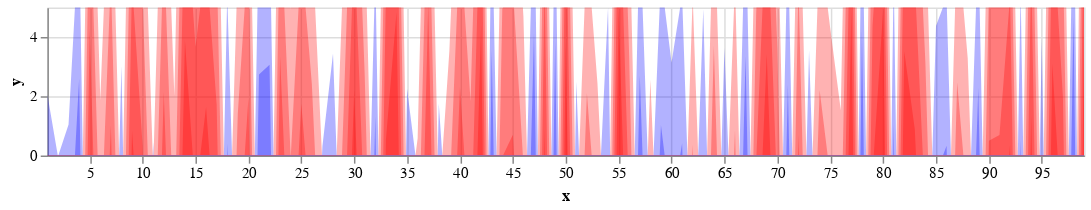

The notebook cell this image was saved under:
### Code cell
r.properties(
    width=700,
    height=100
)

### Figure 1 — Vega-Lite specification as saved in the notebook (floating-point values rounded to 4 significant figures)
{"$schema": "https://vega.github.io/schema/vega-lite/v3.4.0.json", "config": {"mark": {"tooltip": null}, "view": {"height": 300, "width": 400}}, "data": {"name": "data-0ad069b5b4f4e8944fd499766b63abad"}, "datasets": {"data-0ad069b5b4f4e8944fd499766b63abad": [{"neg_level0": -2.052, "neg_level1": -7.036, "neg_level2": -12.02, "neg_level3": -17.0, "neg_level4": -21.99, "negative": false, "pos_level0": 2.052, "pos_level1": -2.932, "pos_level2": -7.916, "pos_level3": -12.9, "pos_level4": -17.88, "x": 1, "y": 2.052}, {"neg_level0": 0.03399, "neg_level1": -4.95, "neg_level2": -9.934, "neg_level3": -14.92, "neg_level4": -19.9, "negative": true, "pos_level0": -0.03399, "pos_level1": -5.018, "pos_level2": -10.0, "pos_level3": -14.99, "pos_level4": -19.97, "x": 2, "y": -0.03399}, {"neg_level0": -1.047, "neg_level1": -6.03, "neg_level2": -11.01, "neg_level3": -16.0, "neg_level4": -20.98, "negative": false, "pos_level0": 1.047, "pos_level1": -3.937, "pos_level2": -8.921, "pos_level3": -13.91, "pos_level4": -18.89, "x": 3, "y": 1.047}, {"neg_level0": -7.579, "neg_level1": -12.56, "neg_level2": -17.55, "neg_level3": -22.53, "neg_level4": -27.51, "negative": false, "pos_level0": 7.579, "pos_level1": 2.595, "pos_level2": -2.389, "pos_level3": -7.373, "pos_level4": -12.36, "x": 4, "y": 7.579}, {"neg_level0": 14.25, "neg_level1": 9.263, "neg_level2": 4.279, "neg_level3": -0.7053, "neg_level4": -5.689, "negative": true, "pos_level0": -14.25, "pos_level1": -19.23, "pos_level2": -24.21, "pos_level3": -29.2, "pos_level4": -34.18, "x": 5, "y": -14.25}, {"neg_level0": 1.87, "neg_level1": -3.113, "neg_level2": -8.097, "neg_level3": -13.08, "neg_level4": -18.07, "negative": true, "pos_level0": -1.87, "pos_level1": -6.854, "pos_level2": -11.84, "pos_level3": -16.82, "pos_level4": -21.81, "x": 6, "y": -1.87}, {"neg_level0": 10.98, "neg_level1": 5.998, "neg_level2": 1.014, "neg_level3": -3.97, "neg_level4": -8.954, "negative": true, "pos_level0": -10.98, "pos_level1": -15.97, "pos_level2": -20.95, "pos_level3": -25.93, "pos_level4": -30.92, "x": 7, "y": -10.98}, {"neg_level0": -3.024, "neg_level1": -8.008, "neg_level2": -12.99, "neg_level3": -17.98, "neg_level4": -22.96, "negative": false, "pos_level0": 3.024, "pos_level1": -1.96, "pos_level2": -6.944, "pos_level3": -11.93, "pos_level4": -16.91, "x": 8, "y": 3.024}, {"neg_level0": 15.79, "neg_level1": 10.81, "neg_level2": 5.825, "neg_level3": 0.8408, "neg_level4": -4.143, "negative": true, "pos_level0": -15.79, "pos_level1": -20.78, "pos_level2": -25.76, "pos_level3": -30.74, "pos_level4": -35.73, "x": 9, "y": -15.79}, {"neg_level0": 10.3, "neg_level1": 5.32, "neg_level2": 0.3362, "neg_level3": -4.648, "neg_level4": -9.632, "negative": true, "pos_level0": -10.3, "pos_level1": -15.29, "pos_level2": -20.27, "pos_level3": -25.26, "pos_level4": -30.24, "x": 10, "y": -10.3}, {"neg_level0": -0.446, "neg_level1": -5.43, "neg_level2": -10.41, "neg_level3": -15.4, "neg_level4": -20.38, "negative": false, "pos_level0": 0.446, "pos_level1": -4.538, "pos_level2": -9.522, "pos_level3": -14.51, "pos_level4": -19.49, "x": 11, "y": 0.446}, {"neg_level0": 12.12, "neg_level1": 7.133, "neg_level2": 2.149, "neg_level3": -2.835, "neg_level4": -7.819, "negative": true, "pos_level0": -12.12, "pos_level1": -17.1, "pos_level2": -22.08, "pos_level3": -27.07, "pos_level4": -32.05, "x": 12, "y": -12.12}, {"neg_level0": 2.013, "neg_level1": -2.971, "neg_level2": -7.955, "neg_level3": -12.94, "neg_level4": -17.92, "negative": true, "pos_level0": -2.013, "pos_level1": -6.997, "pos_level2": -11.98, "pos_level3": -16.97, "pos_level4": -21.95, "x": 13, "y": -2.013}, {"neg_level0": 18.85, "neg_level1": 13.87, "neg_level2": 8.883, "neg_level3": 3.899, "neg_level4": -1.085, "negative": true, "pos_level0": -18.85, "pos_level1": -23.83, "pos_level2": -28.82, "pos_level3": -33.8, "pos_level4": -38.79, "x": 14, "y": -18.85}, {"neg_level0": 13.63, "neg_level1": 8.644, "neg_level2": 3.66, "neg_level3": -1.324, "neg_level4": -6.308, "negative": true, "pos_level0": -13.63, "pos_level1": -18.61, "pos_level2": -23.6, "pos_level3": -28.58, "pos_level4": -33.56, "x": 15, "y": -13.63}, {"neg_level0": 16.59, "neg_level1": 11.61, "neg_level2": 6.624, "neg_level3": 1.64, "neg_level4": -3.344, "negative": true, "pos_level0": -16.59, "pos_level1": -21.58, "pos_level2": -26.56, "pos_level3": -31.54, "pos_level4": -36.53, "x": 16, "y": -16.59}, {"neg_level0": 11.69, "neg_level1": 6.702, "neg_level2": 1.718, "neg_level3": -3.266, "neg_level4": -8.25, "negative": true, "pos_level0": -11.69, "pos_level1": -16.67, "pos_level2": -21.65, "pos_level3": -26.64, "pos_level4": -31.62, "x": 17, "y": -11.69}, {"neg_level0": -5.404, "neg_level1": -10.39, "neg_level2": -15.37, "neg_level3": -20.36, "neg_level4": -25.34, "negative": false, "pos_level0": 5.404, "pos_level1": 0.4197, "pos_level2": -4.564, "pos_level3": -9.548, "pos_level4": -14.53, "x": 18, "y": 5.404}, {"neg_level0": 6.395, "neg_level1": 1.411, "neg_level2": -3.573, "neg_level3": -8.557, "neg_level4": -13.54, "negative": true, "pos_level0": -6.395, "pos_level1": -11.38, "pos_level2": -16.36, "pos_level3": -21.35, "pos_level4": -26.33, "x": 19, "y": -6.395}, {"neg_level0": 11.9, "neg_level1": 6.915, "neg_level2": 1.931, "neg_level3": -3.053, "neg_level4": -8.037, "negative": true, "pos_level0": -11.9, "pos_level1": -16.88, "pos_level2": -21.87, "pos_level3": -26.85, "pos_level4": -31.83, "x": 20, "y": -11.9}, {"neg_level0": -7.708, "neg_level1": -12.69, "neg_level2": -17.68, "neg_level3": -22.66, "neg_level4": -27.64, "negative": false, "pos_level0": 7.708, "pos_level1": 2.724, "pos_level2": -2.26, "pos_level3": -7.244, "pos_level4": -12.23, "x": 21, "y": 7.708}, {"neg_level0": -8.037, "neg_level1": -13.02, "neg_level2": -18.0, "neg_level3": -22.99, "neg_level4": -27.97, "negative": false, "pos_level0": 8.037, "pos_level1": 3.053, "pos_level2": -1.931, "pos_level3": -6.915, "pos_level4": -11.9, "x": 22, "y": 8.037}, {"neg_level0": 13.3, "neg_level1": 8.317, "neg_level2": 3.333, "neg_level3": -1.651, "neg_level4": -6.635, "negative": true, "pos_level0": -13.3, "pos_level1": -18.29, "pos_level2": -23.27, "pos_level3": -28.25, "pos_level4": -33.24, "x": 23, "y": -13.3}, {"neg_level0": 4.909, "neg_level1": -0.07539, "neg_level2": -5.059, "neg_level3": -10.04, "neg_level4": -15.03, "negative": true, "pos_level0": -4.909, "pos_level1": -9.893, "pos_level2": -14.88, "pos_level3": -19.86, "pos_level4": -24.84, "x": 24, "y": -4.909}, {"neg_level0": 11.72, "neg_level1": 6.736, "neg_level2": 1.752, "neg_level3": -3.232, "neg_level4": -8.216, "negative": true, "pos_level0": -11.72, "pos_level1": -16.7, "pos_level2": -21.69, "pos_level3": -26.67, "pos_level4": -31.66, "x": 25, "y": -11.72}, {"neg_level0": 7.39, "neg_level1": 2.406, "neg_level2": -2.578, "neg_level3": -7.562, "neg_level4": -12.55, "negative": true, "pos_level0": -7.39, "pos_level1": -12.37, "pos_level2": -17.36, "pos_level3": -22.34, "pos_level4": -27.33, "x": 26, "y": -7.39}, {"neg_level0": -0.3196, "neg_level1": -5.304, "neg_level2": -10.29, "neg_level3": -15.27, "neg_level4": -20.26, "negative": false, "pos_level0": 0.3196, "pos_level1": -4.664, "pos_level2": -9.648, "pos_level3": -14.63, "pos_level4": -19.62, "x": 27, "y": 0.3196}, {"neg_level0": -3.432, "neg_level1": -8.416, "neg_level2": -13.4, "neg_level3": -18.38, "neg_level4": -23.37, "negative": false, "pos_level0": 3.432, "pos_level1": -1.552, "pos_level2": -6.536, "pos_level3": -11.52, "pos_level4": -16.5, "x": 28, "y": 3.432}, {"neg_level0": 6.481, "neg_level1": 1.497, "neg_level2": -3.487, "neg_level3": -8.471, "neg_level4": -13.45, "negative": true, "pos_level0": -6.481, "pos_level1": -11.47, "pos_level2": -16.45, "pos_level3": -21.43, "pos_level4": -26.42, "x": 29, "y": -6.481}, {"neg_level0": 17.17, "neg_level1": 12.19, "neg_level2": 7.203, "neg_level3": 2.219, "neg_level4": -2.765, "negative": true, "pos_level0": -17.17, "pos_level1": -22.15, "pos_level2": -27.14, "pos_level3": -32.12, "pos_level4": -37.11, "x": 30, "y": -17.17}, {"neg_level0": 7.672, "neg_level1": 2.688, "neg_level2": -2.296, "neg_level3": -7.28, "neg_level4": -12.26, "negative": true, "pos_level0": -7.672, "pos_level1": -12.66, "pos_level2": -17.64, "pos_level3": -22.62, "pos_level4": -27.61, "x": 31, "y": -7.672}, {"neg_level0": -6.31, "neg_level1": -11.29, "neg_level2": -16.28, "neg_level3": -21.26, "neg_level4": -26.25, "negative": false, "pos_level0": 6.31, "pos_level1": 1.326, "pos_level2": -3.658, "pos_level3": -8.642, "pos_level4": -13.63, "x": 32, "y": 6.31}, {"neg_level0": 15.48, "neg_level1": 10.5, "neg_level2": 5.516, "neg_level3": 0.5317, "neg_level4": -4.452, "negative": true, "pos_level0": -15.48, "pos_level1": -20.47, "pos_level2": -25.45, "pos_level3": -30.44, "pos_level4": -35.42, "x": 33, "y": -15.48}, {"neg_level0": 19.78, "neg_level1": 14.8, "neg_level2": 9.816, "neg_level3": 4.832, "neg_level4": -0.1523, "negative": true, "pos_level0": -19.78, "pos_level1": -24.77, "pos_level2": -29.75, "pos_level3": -34.74, "pos_level4": -39.72, "x": 34, "y": -19.78}, {"neg_level0": -2.248, "neg_level1": -7.232, "neg_level2": -12.22, "neg_level3": -17.2, "neg_level4": -22.18, "negative": false, "pos_level0": 2.248, "pos_level1": -2.736, "pos_level2": -7.72, "pos_level3": -12.7, "pos_level4": -17.69, "x": 35, "y": 2.248}, {"neg_level0": 0.5825, "neg_level1": -4.401, "neg_level2": -9.385, "neg_level3": -14.37, "neg_level4": -19.35, "negative": true, "pos_level0": -0.5825, "pos_level1": -5.566, "pos_level2": -10.55, "pos_level3": -15.53, "pos_level4": -20.52, "x": 36, "y": -0.5825}, {"neg_level0": 15.07, "neg_level1": 10.09, "neg_level2": 5.103, "neg_level3": 0.1192, "neg_level4": -4.865, "negative": true, "pos_level0": -15.07, "pos_level1": -20.06, "pos_level2": -25.04, "pos_level3": -30.02, "pos_level4": -35.01, "x": 37, "y": -15.07}, {"neg_level0": -1.743, "neg_level1": -6.727, "neg_level2": -11.71, "neg_level3": -16.69, "neg_level4": -21.68, "negative": false, "pos_level0": 1.743, "pos_level1": -3.241, "pos_level2": -8.225, "pos_level3": -13.21, "pos_level4": -18.19, "x": 38, "y": 1.743}, {"neg_level0": 3.527, "neg_level1": -1.457, "neg_level2": -6.441, "neg_level3": -11.43, "neg_level4": -16.41, "negative": true, "pos_level0": -3.527, "pos_level1": -8.511, "pos_level2": -13.49, "pos_level3": -18.48, "pos_level4": -23.46, "x": 39, "y": -3.527}, {"neg_level0": 12.28, "neg_level1": 7.293, "neg_level2": 2.309, "neg_level3": -2.675, "neg_level4": -7.659, "negative": true, "pos_level0": -12.28, "pos_level1": -17.26, "pos_level2": -22.24, "pos_level3": -27.23, "pos_level4": -32.21, "x": 40, "y": -12.28}, {"neg_level0": 6.817, "neg_level1": 1.833, "neg_level2": -3.151, "neg_level3": -8.135, "neg_level4": -13.12, "negative": true, "pos_level0": -6.817, "pos_level1": -11.8, "pos_level2": -16.78, "pos_level3": -21.77, "pos_level4": -26.75, "x": 41, "y": -6.817}, {"neg_level0": 19.35, "neg_level1": 14.37, "neg_level2": 9.386, "neg_level3": 4.402, "neg_level4": -0.5824, "negative": true, "pos_level0": -19.35, "pos_level1": -24.34, "pos_level2": -29.32, "pos_level3": -34.31, "pos_level4": -39.29, "x": 42, "y": -19.35}, {"neg_level0": -8.534, "neg_level1": -13.52, "neg_level2": -18.5, "neg_level3": -23.49, "neg_level4": -28.47, "negative": false, "pos_level0": 8.534, "pos_level1": 3.55, "pos_level2": -1.434, "pos_level3": -6.418, "pos_level4": -11.4, "x": 43, "y": 8.534}, {"neg_level0": 9.918, "neg_level1": 4.934, "neg_level2": -0.0498, "neg_level3": -5.034, "neg_level4": -10.02, "negative": true, "pos_level0": -9.918, "pos_level1": -14.9, "pos_level2": -19.89, "pos_level3": -24.87, "pos_level4": -29.85, "x": 44, "y": -9.918}, {"neg_level0": 10.67, "neg_level1": 5.682, "neg_level2": 0.6981, "neg_level3": -4.286, "neg_level4": -9.27, "negative": true, "pos_level0": -10.67, "pos_level1": -15.65, "pos_level2": -20.63, "pos_level3": -25.62, "pos_level4": -30.6, "x": 45, "y": -10.67}, {"neg_level0": 4.675, "neg_level1": -0.3091, "neg_level2": -5.293, "neg_level3": -10.28, "neg_level4": -15.26, "negative": true, "pos_level0": -4.675, "pos_level1": -9.659, "pos_level2": -14.64, "pos_level3": -19.63, "pos_level4": -24.61, "x": 46, "y": -4.675}, {"neg_level0": -9.137, "neg_level1": -14.12, "neg_level2": -19.1, "neg_level3": -24.09, "neg_level4": -29.07, "negative": false, "pos_level0": 9.137, "pos_level1": 4.153, "pos_level2": -0.8311, "pos_level3": -5.815, "pos_level4": -10.8, "x": 47, "y": 9.137}, {"neg_level0": 15.85, "neg_level1": 10.87, "neg_level2": 5.887, "neg_level3": 0.903, "neg_level4": -4.081, "negative": true, "pos_level0": -15.85, "pos_level1": -20.84, "pos_level2": -25.82, "pos_level3": -30.81, "pos_level4": -35.79, "x": 48, "y": -15.85}, {"neg_level0": -8.843, "neg_level1": -13.83, "neg_level2": -18.81, "neg_level3": -23.79, "neg_level4": -28.78, "negative": false, "pos_level0": 8.843, "pos_level1": 3.859, "pos_level2": -1.125, "pos_level3": -6.109, "pos_level4": -11.09, "x": 49, "y": 8.843}, {"neg_level0": 18.82, "neg_level1": 13.84, "neg_level2": 8.855, "neg_level3": 3.871, "neg_level4": -1.113, "negative": true, "pos_level0": -18.82, "pos_level1": -23.81, "pos_level2": -28.79, "pos_level3": -33.77, "pos_level4": -38.76, "x": 50, "y": -18.82}, {"neg_level0": -2.491, "neg_level1": -7.475, "neg_level2": -12.46, "neg_level3": -17.44, "neg_level4": -22.43, "negative": false, "pos_level0": 2.491, "pos_level1": -2.493, "pos_level2": -7.477, "pos_level3": -12.46, "pos_level4": -17.44, "x": 51, "y": 2.491}, {"neg_level0": 7.09, "neg_level1": 2.106, "neg_level2": -2.878, "neg_level3": -7.862, "neg_level4": -12.85, "negative": true, "pos_level0": -7.09, "pos_level1": -12.07, "pos_level2": -17.06, "pos_level3": -22.04, "pos_level4": -27.03, "x": 52, "y": -7.09}, {"neg_level0": 2.423, "neg_level1": -2.561, "neg_level2": -7.545, "neg_level3": -12.53, "neg_level4": -17.51, "negative": true, "pos_level0": -2.423, "pos_level1": -7.407, "pos_level2": -12.39, "pos_level3": -17.38, "pos_level4": -22.36, "x": 53, "y": -2.423}, {"neg_level0": -4.992, "neg_level1": -9.976, "neg_level2": -14.96, "neg_level3": -19.94, "neg_level4": -24.93, "negative": false, "pos_level0": 4.992, "pos_level1": 0.008316, "pos_level2": -4.976, "pos_level3": -9.96, "pos_level4": -14.94, "x": 54, "y": 4.992}, {"neg_level0": 19.94, "neg_level1": 14.95, "neg_level2": 9.968, "neg_level3": 4.984, "neg_level4": 0, "negative": true, "pos_level0": -19.94, "pos_level1": -24.92, "pos_level2": -29.9, "pos_level3": -34.89, "pos_level4": -39.87, "x": 55, "y": -19.94}, {"neg_level0": 8.292, "neg_level1": 3.308, "neg_level2": -1.676, "neg_level3": -6.66, "neg_level4": -11.64, "negative": true, "pos_level0": -8.292, "pos_level1": -13.28, "pos_level2": -18.26, "pos_level3": -23.24, "pos_level4": -28.23, "x": 56, "y": -8.292}, {"neg_level0": -7.684, "neg_level1": -12.67, "neg_level2": -17.65, "neg_level3": -22.64, "neg_level4": -27.62, "negative": false, "pos_level0": 7.684, "pos_level1": 2.7, "pos_level2": -2.284, "pos_level3": -7.268, "pos_level4": -12.25, "x": 57, "y": 7.684}, {"neg_level0": 2.549, "neg_level1": -2.435, "neg_level2": -7.419, "neg_level3": -12.4, "neg_level4": -17.39, "negative": true, "pos_level0": -2.549, "pos_level1": -7.533, "pos_level2": -12.52, "pos_level3": -17.5, "pos_level4": -22.48, "x": 58, "y": -2.549}, {"neg_level0": -6.007, "neg_level1": -10.99, "neg_level2": -15.97, "neg_level3": -20.96, "neg_level4": -25.94, "negative": false, "pos_level0": 6.007, "pos_level1": 1.023, "pos_level2": -3.961, "pos_level3": -8.945, "pos_level4": -13.93, "x": 59, "y": 6.007}, {"neg_level0": -3.131, "neg_level1": -8.115, "neg_level2": -13.1, "neg_level3": -18.08, "neg_level4": -23.07, "negative": false, "pos_level0": 3.131, "pos_level1": -1.853, "pos_level2": -6.837, "pos_level3": -11.82, "pos_level4": -16.8, "x": 60, "y": 3.131}, {"neg_level0": -5.4, "neg_level1": -10.38, "neg_level2": -15.37, "neg_level3": -20.35, "neg_level4": -25.34, "negative": false, "pos_level0": 5.4, "pos_level1": 0.4159, "pos_level2": -4.568, "pos_level3": -9.552, "pos_level4": -14.54, "x": 61, "y": 5.4}, {"neg_level0": 5.354, "neg_level1": 0.3702, "neg_level2": -4.614, "neg_level3": -9.598, "neg_level4": -14.58, "negative": true, "pos_level0": -5.354, "pos_level1": -10.34, "pos_level2": -15.32, "pos_level3": -20.31, "pos_level4": -25.29, "x": 62, "y": -5.354}, {"neg_level0": -4.93, "neg_level1": -9.914, "neg_level2": -14.9, "neg_level3": -19.88, "neg_level4": -24.87, "negative": false, "pos_level0": 4.93, "pos_level1": -0.05428, "pos_level2": -5.038, "pos_level3": -10.02, "pos_level4": -15.01, "x": 63, "y": 4.93}, {"neg_level0": 8.682, "neg_level1": 3.698, "neg_level2": -1.286, "neg_level3": -6.27, "neg_level4": -11.25, "negative": true, "pos_level0": -8.682, "pos_level1": -13.67, "pos_level2": -18.65, "pos_level3": -23.63, "pos_level4": -28.62, "x": 64, "y": -8.682}, {"neg_level0": -3.627, "neg_level1": -8.611, "neg_level2": -13.6, "neg_level3": -18.58, "neg_level4": -23.56, "negative": false, "pos_level0": 3.627, "pos_level1": -1.357, "pos_level2": -6.341, "pos_level3": -11.32, "pos_level4": -16.31, "x": 65, "y": 3.627}, {"neg_level0": 5.849, "neg_level1": 0.8649, "neg_level2": -4.119, "neg_level3": -9.103, "neg_level4": -14.09, "negative": true, "pos_level0": -5.849, "pos_level1": -10.83, "pos_level2": -15.82, "pos_level3": -20.8, "pos_level4": -25.78, "x": 66, "y": -5.849}, {"neg_level0": -8.339, "neg_level1": -13.32, "neg_level2": -18.31, "neg_level3": -23.29, "neg_level4": -28.27, "negative": false, "pos_level0": 8.339, "pos_level1": 3.355, "pos_level2": -1.629, "pos_level3": -6.613, "pos_level4": -11.6, "x": 67, "y": 8.339}, {"neg_level0": 9.75, "neg_level1": 4.766, "neg_level2": -0.218, "neg_level3": -5.202, "neg_level4": -10.19, "negative": true, "pos_level0": -9.75, "pos_level1": -14.73, "pos_level2": -19.72, "pos_level3": -24.7, "pos_level4": -29.69, "x": 68, "y": -9.75}, {"neg_level0": 18.38, "neg_level1": 13.4, "neg_level2": 8.412, "neg_level3": 3.428, "neg_level4": -1.556, "negative": true, "pos_level0": -18.38, "pos_level1": -23.36, "pos_level2": -28.35, "pos_level3": -33.33, "pos_level4": -38.32, "x": 69, "y": -18.38}, {"neg_level0": 8.605, "neg_level1": 3.621, "neg_level2": -1.363, "neg_level3": -6.347, "neg_level4": -11.33, "negative": true, "pos_level0": -8.605, "pos_level1": -13.59, "pos_level2": -18.57, "pos_level3": -23.56, "pos_level4": -28.54, "x": 70, "y": -8.605}, {"neg_level0": -7.378, "neg_level1": -12.36, "neg_level2": -17.35, "neg_level3": -22.33, "neg_level4": -27.31, "negative": false, "pos_level0": 7.378, "pos_level1": 2.394, "pos_level2": -2.59, "pos_level3": -7.574, "pos_level4": -12.56, "x": 71, "y": 7.378}, {"neg_level0": 10.67, "neg_level1": 5.69, "neg_level2": 0.7057, "neg_level3": -4.278, "neg_level4": -9.262, "negative": true, "pos_level0": -10.67, "pos_level1": -15.66, "pos_level2": -20.64, "pos_level3": -25.63, "pos_level4": -30.61, "x": 72, "y": -10.67}, {"neg_level0": -3.546, "neg_level1": -8.53, "neg_level2": -13.51, "neg_level3": -18.5, "neg_level4": -23.48, "negative": false, "pos_level0": 3.546, "pos_level1": -1.438, "pos_level2": -6.422, "pos_level3": -11.41, "pos_level4": -16.39, "x": 73, "y": 3.546}, {"neg_level0": 7.19, "neg_level1": 2.206, "neg_level2": -2.778, "neg_level3": -7.762, "neg_level4": -12.75, "negative": true, "pos_level0": -7.19, "pos_level1": -12.17, "pos_level2": -17.16, "pos_level3": -22.14, "pos_level4": -27.13, "x": 74, "y": -7.19}, {"neg_level0": 4.292, "neg_level1": -0.692, "neg_level2": -5.676, "neg_level3": -10.66, "neg_level4": -15.64, "negative": true, "pos_level0": -4.292, "pos_level1": -9.276, "pos_level2": -14.26, "pos_level3": -19.24, "pos_level4": -24.23, "x": 75, "y": -4.292}, {"neg_level0": 1.527, "neg_level1": -3.457, "neg_level2": -8.441, "neg_level3": -13.43, "neg_level4": -18.41, "negative": true, "pos_level0": -1.527, "pos_level1": -6.511, "pos_level2": -11.49, "pos_level3": -16.48, "pos_level4": -21.46, "x": 76, "y": -1.527}, {"neg_level0": 19.89, "neg_level1": 14.91, "neg_level2": 9.926, "neg_level3": 4.942, "neg_level4": -0.04219, "negative": true, "pos_level0": -19.89, "pos_level1": -24.88, "pos_level2": -29.86, "pos_level3": -34.85, "pos_level4": -39.83, "x": 77, "y": -19.89}, {"neg_level0": -9.194, "neg_level1": -14.18, "neg_level2": -19.16, "neg_level3": -24.15, "neg_level4": -29.13, "negative": false, "pos_level0": 9.194, "pos_level1": 4.21, "pos_level2": -0.7743, "pos_level3": -5.758, "pos_level4": -10.74, "x": 78, "y": 9.194}, {"neg_level0": 14.32, "neg_level1": 9.336, "neg_level2": 4.352, "neg_level3": -0.6318, "neg_level4": -5.616, "negative": true, "pos_level0": -14.32, "pos_level1": -19.3, "pos_level2": -24.29, "pos_level3": -29.27, "pos_level4": -34.26, "x": 79, "y": -14.32}, {"neg_level0": 19.84, "neg_level1": 14.86, "neg_level2": 9.874, "neg_level3": 4.89, "neg_level4": -0.09368, "negative": true, "pos_level0": -19.84, "pos_level1": -24.83, "pos_level2": -29.81, "pos_level3": -34.79, "pos_level4": -39.78, "x": 80, "y": -19.84}, {"neg_level0": -6.072, "neg_level1": -11.06, "neg_level2": -16.04, "neg_level3": -21.02, "neg_level4": -26.01, "negative": false, "pos_level0": 6.072, "pos_level1": 1.088, "pos_level2": -3.896, "pos_level3": -8.88, "pos_level4": -13.86, "x": 81, "y": 6.072}, {"neg_level0": 18.46, "neg_level1": 13.47, "neg_level2": 8.489, "neg_level3": 3.505, "neg_level4": -1.479, "negative": true, "pos_level0": -18.46, "pos_level1": -23.44, "pos_level2": -28.42, "pos_level3": -33.41, "pos_level4": -38.39, "x": 82, "y": -18.46}, {"neg_level0": 15.82, "neg_level1": 10.84, "neg_level2": 5.857, "neg_level3": 0.8728, "neg_level4": -4.111, "negative": true, "pos_level0": -15.82, "pos_level1": -20.81, "pos_level2": -25.79, "pos_level3": -30.78, "pos_level4": -35.76, "x": 83, "y": -15.82}, {"neg_level0": 8.098, "neg_level1": 3.115, "neg_level2": -1.869, "neg_level3": -6.853, "neg_level4": -11.84, "negative": true, "pos_level0": -8.098, "pos_level1": -13.08, "pos_level2": -18.07, "pos_level3": -23.05, "pos_level4": -28.03, "x": 84, "y": -8.098}, {"neg_level0": -4.355, "neg_level1": -9.339, "neg_level2": -14.32, "neg_level3": -19.31, "neg_level4": -24.29, "negative": false, "pos_level0": 4.355, "pos_level1": -0.6286, "pos_level2": -5.613, "pos_level3": -10.6, "pos_level4": -15.58, "x": 85, "y": 4.355}, {"neg_level0": -5.315, "neg_level1": -10.3, "neg_level2": -15.28, "neg_level3": -20.27, "neg_level4": -25.25, "negative": false, "pos_level0": 5.315, "pos_level1": 0.3311, "pos_level2": -4.653, "pos_level3": -9.637, "pos_level4": -14.62, "x": 86, "y": 5.315}, {"neg_level0": 7.453, "neg_level1": 2.469, "neg_level2": -2.515, "neg_level3": -7.499, "neg_level4": -12.48, "negative": true, "pos_level0": -7.453, "pos_level1": -12.44, "pos_level2": -17.42, "pos_level3": -22.4, "pos_level4": -27.39, "x": 87, "y": -7.453}, {"neg_level0": 3.276, "neg_level1": -1.708, "neg_level2": -6.692, "neg_level3": -11.68, "neg_level4": -16.66, "negative": true, "pos_level0": -3.276, "pos_level1": -8.26, "pos_level2": -13.24, "pos_level3": -18.23, "pos_level4": -23.21, "x": 88, "y": -3.276}, {"neg_level0": -7.268, "neg_level1": -12.25, "neg_level2": -17.24, "neg_level3": -22.22, "neg_level4": -27.2, "negative": false, "pos_level0": 7.268, "pos_level1": 2.284, "pos_level2": -2.7, "pos_level3": -7.684, "pos_level4": -12.67, "x": 89, "y": 7.268}, {"neg_level0": 10.46, "neg_level1": 5.477, "neg_level2": 0.4926, "neg_level3": -4.491, "neg_level4": -9.475, "negative": true, "pos_level0": -10.46, "pos_level1": -15.44, "pos_level2": -20.43, "pos_level3": -25.41, "pos_level4": -30.4, "x": 90, "y": -10.46}, {"neg_level0": 10.65, "neg_level1": 5.671, "neg_level2": 0.6866, "neg_level3": -4.297, "neg_level4": -9.281, "negative": true, "pos_level0": -10.65, "pos_level1": -15.64, "pos_level2": -20.62, "pos_level3": -25.61, "pos_level4": -30.59, "x": 91, "y": -10.65}, {"neg_level0": 15.33, "neg_level1": 10.34, "neg_level2": 5.357, "neg_level3": 0.3732, "neg_level4": -4.611, "negative": true, "pos_level0": -15.33, "pos_level1": -20.31, "pos_level2": -25.29, "pos_level3": -30.28, "pos_level4": -35.26, "x": 92, "y": -15.33}, {"neg_level0": -5.521, "neg_level1": -10.5, "neg_level2": -15.49, "neg_level3": -20.47, "neg_level4": -25.46, "negative": false, "pos_level0": 5.521, "pos_level1": 0.537, "pos_level2": -4.447, "pos_level3": -9.431, "pos_level4": -14.41, "x": 93, "y": 5.521}, {"neg_level0": 16.31, "neg_level1": 11.32, "neg_level2": 6.341, "neg_level3": 1.357, "neg_level4": -3.627, "negative": true, "pos_level0": -16.31, "pos_level1": -21.29, "pos_level2": -26.28, "pos_level3": -31.26, "pos_level4": -36.24, "x": 94, "y": -16.31}, {"neg_level0": -3.932, "neg_level1": -8.916, "neg_level2": -13.9, "neg_level3": -18.88, "neg_level4": -23.87, "negative": false, "pos_level0": 3.932, "pos_level1": -1.052, "pos_level2": -6.036, "pos_level3": -11.02, "pos_level4": -16.0, "x": 95, "y": 3.932}, {"neg_level0": 18.05, "neg_level1": 13.07, "neg_level2": 8.085, "neg_level3": 3.101, "neg_level4": -1.883, "negative": true, "pos_level0": -18.05, "pos_level1": -23.04, "pos_level2": -28.02, "pos_level3": -33.0, "pos_level4": -37.99, "x": 96, "y": -18.05}, {"neg_level0": 11.91, "neg_level1": 6.924, "neg_level2": 1.94, "neg_level3": -3.044, "neg_level4": -8.028, "negative": true, "pos_level0": -11.91, "pos_level1": -16.89, "pos_level2": -21.88, "pos_level3": -26.86, "pos_level4": -31.84, "x": 97, "y": -11.91}, {"neg_level0": -9.668, "neg_level1": -14.65, "neg_level2": -19.64, "neg_level3": -24.62, "neg_level4": -29.6, "negative": false, "pos_level0": 9.668, "pos_level1": 4.684, "pos_level2": -0.2998, "pos_level3": -5.284, "pos_level4": -10.27, "x": 98, "y": 9.668}, {"neg_level0": 19.41, "neg_level1": 14.42, "neg_level2": 9.438, "neg_level3": 4.454, "neg_level4": -0.5297, "negative": true, "pos_level0": -19.41, "pos_level1": -24.39, "pos_level2": -29.37, "pos_level3": -34.36, "pos_level4": -39.34, "x": 99, "y": -19.41}]}, "height": 100, "layer": [{"encoding": {"x": {"field": "x", "scale": {"nice": false, "zero": false}, "type": "quantitative"}, "y": {"field": "pos_level0", "scale": {"domain": [0, 4.984]}, "title": "y", "type": "quantitative"}}, "mark": {"clip": true, "color": "blue", "opacity": 0.3, "type": "area"}}, {"encoding": {"x": {"field": "x", "scale": {"nice": false, "zero": false}, "type": "quantitative"}, "y": {"field": "neg_level0", "scale": {"domain": [0, 4.984]}, "title": "y", "type": "quantitative"}}, "mark": {"clip": true, "color": "red", "opacity": 0.3, "type": "area"}}, {"encoding": {"x": {"field": "x", "scale": {"nice": false, "zero": false}, "type": "quantitative"}, "y": {"field": "pos_level1", "scale": {"domain": [0, 4.984]}, "title": "y", "type": "quantitative"}}, "mark": {"clip": true, "color": "blue", "opacity": 0.3, "type": "area"}}, {"encoding": {"x": {"field": "x", "scale": {"nice": false, "zero": false}, "type": "quantitative"}, "y": {"field": "neg_level1", "scale": {"domain": [0, 4.984]}, "title": "y", "type": "quantitative"}}, "mark": {"clip": true, "color": "red", "opacity": 0.3, "type": "area"}}, {"encoding": {"x": {"field": "x", "scale": {"nice": false, "zero": false}, "type": "quantitative"}, "y": {"field": "pos_level2", "scale": {"domain": [0, 4.984]}, "title": "y", "type": "quantitative"}}, "mark": {"clip": true, "color": "blue", "opacity": 0.3, "type": "area"}}, {"encoding": {"x": {"field": "x", "scale": {"nice": false, "zero": false}, "type": "quantitative"}, "y": {"field": "neg_level2", "scale": {"domain": [0, 4.984]}, "title": "y", "type": "quantitative"}}, "mark": {"clip": true, "color": "red", "opacity": 0.3, "type": "area"}}, {"encoding": {"x": {"field": "x", "scale": {"nice": false, "zero": false}, "type": "quantitative"}, "y": {"field": "pos_level3", "scale": {"domain": [0, 4.984]}, "title": "y", "type": "quantitative"}}, "mark": {"clip": true, "color": "blue", "opacity": 0.3, "type": "area"}}, {"encoding": {"x": {"field": "x", "scale": {"nice": false, "zero": false}, "type": "quantitative"}, "y": {"field": "neg_level3", "scale": {"domain": [0, 4.984]}, "title": "y", "type": "quantitative"}}, "mark": {"clip": true, "color": "red", "opacity": 0.3, "type": "area"}}], "width": 700}
